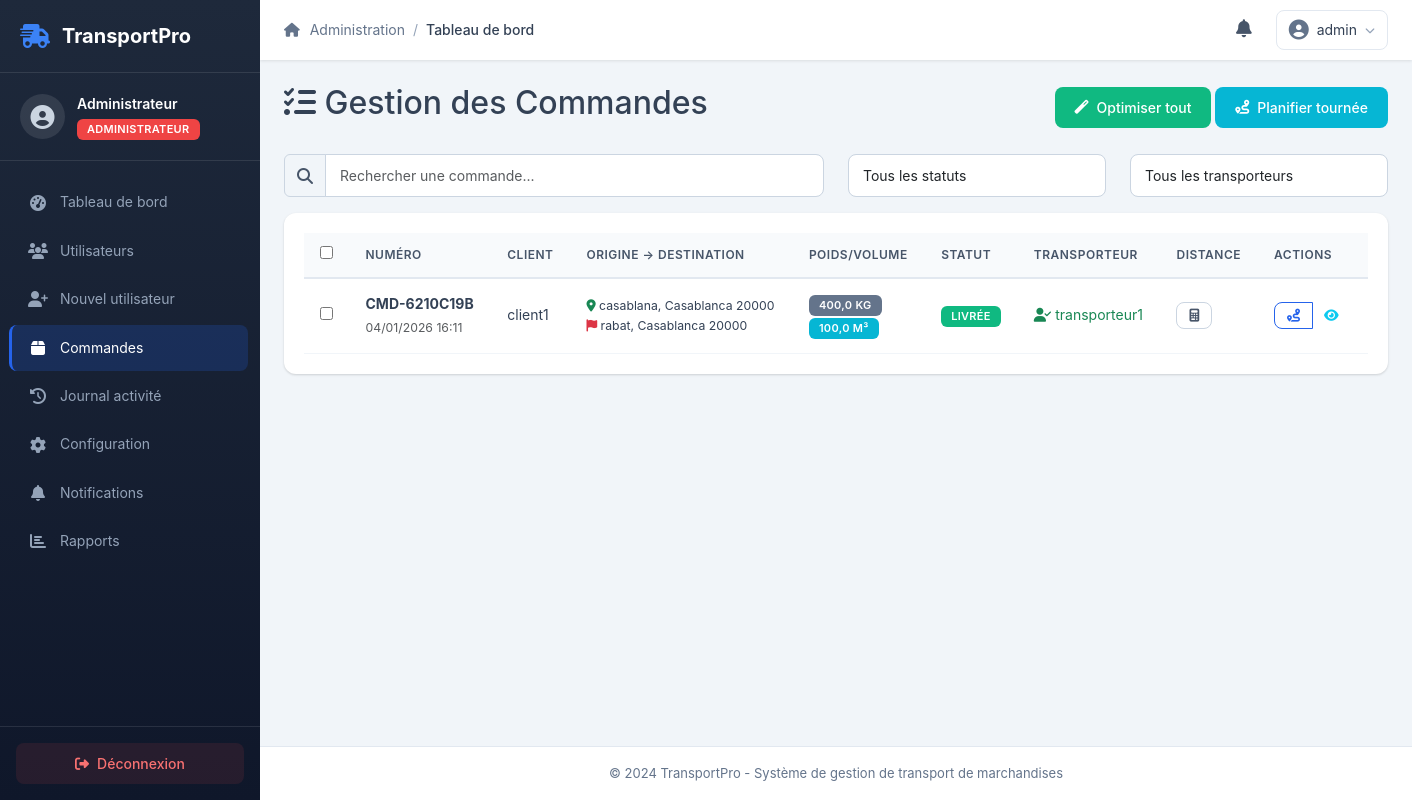
Before: /admin-panel/commandes/ (signed in) with the older database file.
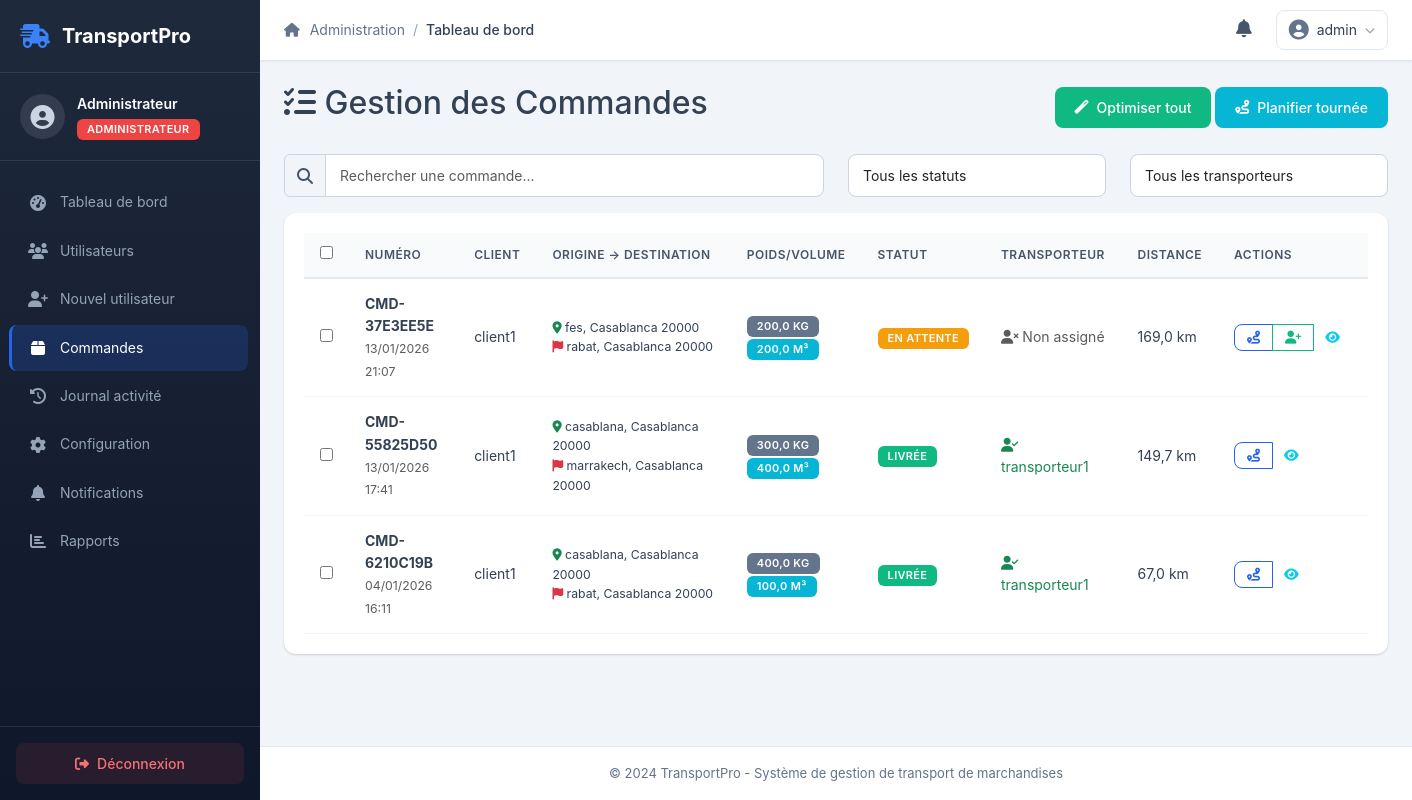
After: the same page with the newer database file.
### core/models.py (models this page shows, shortened)
class Commande(models.Model):
    STATUTS = [
        ('en_attente', 'En attente'),
        ('confirmee', 'Confirmée'),
        ('en_cours', 'En cours'),
        ('livree', 'Livrée'),
        ('annulee', 'Annulée'),
        ('retournee', 'Retournée'),
        ('incident', 'Incident'),
    ]
    PRIORITES = [
        ('normale', 'Normale'),
        ('urgente', 'Urgente'),
        ('express', 'Express'),
    ]
    id = models.UUIDField(primary_key=True, default=uuid.uuid4, editable=False)
    numero = models.CharField(max_length=20, unique=True)
    client = models.ForeignKey(User, on_delete=models.CASCADE, related_name='commandes')
    transporteur = models.ForeignKey(User, on_delete=models.SET_NULL, null=True, blank=True, related_name='missions')
    adresse_enlevement = models.ForeignKey(Adresse, on_delete=models.CASCADE, related_name='enlevements')
    adresse_livraison = models.ForeignKey(Adresse, on_delete=models.CASCADE, related_name='livraisons')
    type_marchandise = models.ForeignKey(TypeMarchandise, on_delete=models.CASCADE)
    description_marchandise = models.TextField()
    poids = models.FloatField(validators=[MinValueValidator(0.1)])
    volume = models.FloatField(validators=[MinValueValidator(0.1)])
    valeur_declaree = models.DecimalField(max_digits=10, decimal_places=2, null=True, blank=True)
    instructions_speciales = models.TextField(blank=True)
    statut = models.CharField(max_length=20, choices=STATUTS, default='en_attente')
    priorite = models.CharField(max_length=20, choices=PRIORITES, default='normale')
    date_creation = models.DateTimeField(auto_now_add=True)
    date_enlevement_prevue = models.DateTimeField()
    date_livraison_prevue = models.DateTimeField()
    date_enlevement_reelle = models.DateTimeField(null=True, blank=True)
    date_livraison_reelle = models.DateTimeField(null=True, blank=True)
    prix_estime = models.DecimalField(max_digits=10, decimal_places=2, null=True, blank=True)
    prix_final = models.DecimalField(max_digits=10, decimal_places=2, null=True, blank=True)
    facturee = models.BooleanField(default=False)
    qr_code = models.ImageField(upload_to='qr_codes/', blank=True)
    code_suivi = models.CharField(max_length=50, unique=True, blank=True)

class User(AbstractUser):
    ROLES = [
        ('client', 'Client'),
        ('admin', 'Administrateur'),
        ('planificateur', 'Planificateur'),
        ('transporteur', 'Transporteur'),
    ]
    id = models.UUIDField(primary_key=True, default=uuid.uuid4, editable=False)
    role = models.CharField(max_length=20, choices=ROLES, default='client')
    telephone = models.CharField(max_length=20, blank=True)
    adresse = models.TextField(blank=True)
    date_creation = models.DateTimeField(auto_now_add=True)
    actif = models.BooleanField(default=True)
    latitude = models.FloatField(null=True, blank=True)
    longitude = models.FloatField(null=True, blank=True)
    derniere_connexion_ip = models.GenericIPAddressField(null=True, blank=True)

class Adresse(models.Model):
    id = models.UUIDField(primary_key=True, default=uuid.uuid4, editable=False)
    rue = models.CharField(max_length=200)
    ville = models.CharField(max_length=100)
    code_postal = models.CharField(max_length=10)
    pays = models.CharField(max_length=100, default='Maroc')
    latitude = models.FloatField()
    longitude = models.FloatField()
    date_creation = models.DateTimeField(auto_now_add=True)
    def __str__(self):
        return f"{self.rue}, {self.ville} {self.code_postal}"

class Itineraire(models.Model):
    id = models.UUIDField(primary_key=True, default=uuid.uuid4, editable=False)
    commande = models.OneToOneField(Commande, on_delete=models.CASCADE)
    distance_km = models.FloatField()
    duree_minutes = models.IntegerField()
    cout_carburant = models.DecimalField(max_digits=8, decimal_places=2, null=True, blank=True)
    points_passage = models.JSONField(default=list)
    instructions = models.JSONField(default=list)
    polyline = models.TextField(blank=True)  # Pour Google Maps
    conditions_meteo = models.JSONField(default=dict)
    conditions_trafic = models.CharField(max_length=50, blank=True)
    optimise = models.BooleanField(default=False)
    date_optimisation = models.DateTimeField(null=True, blank=True)
    algorithme_utilise = models.CharField(max_length=50, blank=True)
    date_creation = models.DateTimeField(auto_now_add=True)

### admin_panel/views.py (the view)
# urls.py: path('commandes/', views.gestion_commandes, name='gestion_commandes'),
@login_required
def gestion_commandes(request):
    if request.user.role != 'admin':
        return redirect('auth:login')
    commandes = Commande.objects.all().order_by('-date_creation')
    return render(request, 'admin/gestion_commandes.html', {'commandes': commandes})

### templates/admin/gestion_commandes.html (shortened to what the changed rows need)
{% extends 'base.html' %}
{% block content %}
<div class="row">
    <div class="col-12">
        <div class="d-flex justify-content-between align-items-center mb-4">
            <h2><i class="fas fa-tasks"></i> Gestion des Commandes</h2>
        </div>
    </div>
</div>
<div class="card">
    <div class="card-body">
        <div class="table-responsive">
            <table class="table table-hover" id="commandesTable">
                <thead class="table-light">
                    <tr>
                        <th>
                            <input type="checkbox" id="selectAll" onchange="toggleSelectAll()">
                        </th>
                        <th>Numéro</th>
                        <th>Client</th>
                        <th>Origine → Destination</th>
                        <th>Poids/Volume</th>
                        <th>Statut</th>
                        <th>Transporteur</th>
                        <th>Distance</th>
                        <th>Actions</th>
                    </tr>
                </thead>
                <tbody>
                    {% for commande in commandes %}
                    <tr data-commande-id="{{ commande.id }}">
                        <td>
                            <input type="checkbox" class="commande-checkbox" value="{{ commande.id }}">
                        </td>
                        <td>
                            <strong>{{ commande.numero }}</strong>
                            <br><small class="text-muted">{{ commande.date_creation|date:"d/m/Y H:i" }}</small>
                        </td>
                        <td>{{ commande.client.username }}</td>
                        <td>
                            <div class="small">
                                <i class="fas fa-map-marker-alt text-success"></i> {{ commande.adresse_enlevement|truncatechars:30 }}
                                <br>
                                <i class="fas fa-flag text-danger"></i> {{ commande.adresse_livraison|truncatechars:30 }}
                            </div>
                        </td>
                        <td>
                            <span class="badge bg-secondary">{{ commande.poids }} kg</span>
                            <br>
                            <span class="badge bg-info">{{ commande.volume }} m³</span>
                        </td>
                        <td>
                            <span class="badge bg-{% if commande.statut == 'en_attente' %}warning{% elif commande.statut == 'confirmee' %}info{% elif commande.statut == 'en_cours' %}primary{% else %}success{% endif %}">
                                {{ commande.get_statut_display }}
                            </span>
                        </td>
                        <td>
                            {% if commande.transporteur %}
                                <span class="text-success">
                                    <i class="fas fa-user-check"></i> {{ commande.transporteur.username }}
                                </span>
                            {% else %}
                                <span class="text-muted">
                                    <i class="fas fa-user-times"></i> Non assigné
                                </span>
                            {% endif %}
                        </td>
                        <td>
                            <span id="distance-{{ commande.id }}">
                                {% if commande.itineraire %}
                                    {{ commande.itineraire.distance_km|floatformat:1 }} km
                                {% else %}
                                    <button class="btn btn-sm btn-outline-secondary" onclick="calculerDistance('{{ commande.id }}')">
                                        <i class="fas fa-calculator"></i>
                                    </button>
                                {% endif %}
                            </span>
                        </td>
                        <td>
                            <div class="btn-group" role="group">
                                <button class="btn btn-sm btn-outline-primary" onclick="optimiserItineraire('{{ commande.id }}')" title="Optimiser">
                                    <i class="fas fa-route"></i>
                                </button>
                                {% if not commande.transporteur %}
                                <button class="btn btn-sm btn-outline-success" onclick="affecterTransporteur('{{ commande.id }}')" title="Affecter">
                                    <i class="fas fa-user-plus"></i>
                                </button>
                                {% endif %}
                                <button class="btn btn-sm btn-outline-info" onclick="voirDetails('{{ commande.id }}')" title="Détails">
                                    <i class="fas fa-eye"></i>
                                </button>
                            </div>
                        </td>
                    </tr>
                    {% empty %}
                    <tr>
                        <td colspan="9" class="text-center text-muted">Aucune commande trouvée</td>
                    </tr>
                    {% endfor %}
                </tbody>
            </table>
        </div>
    </div>
</div>
{% endblock %}

Changed rows visible on the page:
added Commande: numero "CMD-37E3EE5E", date_creation "13/01/2026 21:07", client.username "client1", adresse_enlevement "fes, Casablanca 20000", adresse_livraison "rabat, Casablanca 20000", poids "200,0", volume "200,0", statut "EN ATTENTE", shows "Non assigné", itineraire.distance_km "169,0"
added Commande: numero "CMD-55825D50", date_creation "13/01/2026 17:41", client.username "client1", adresse_enlevement "casablana, Casablanca 20000", adresse_livraison "marrakech, Casablanca 20000", poids "300,0", volume "400,0", statut "LIVRÉE", transporteur.username "transporteur1", itineraire.distance_km "149,7"
shown differently, row unchanged: Commande "CMD-6210C19B": itineraire.distance_km (not shown) → "67,0"
